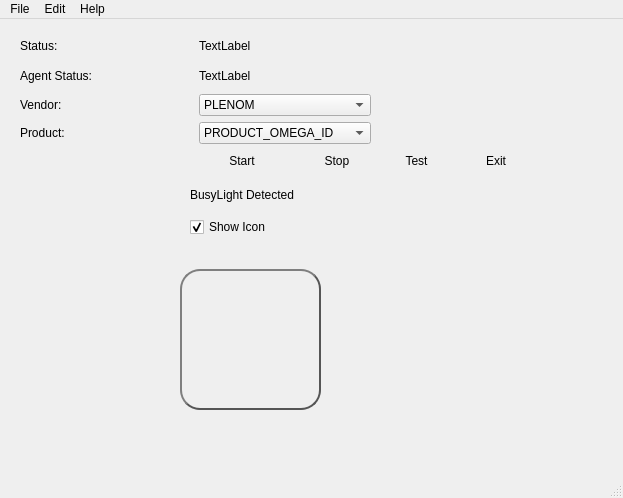
<?xml version="1.0" encoding="UTF-8"?>
<ui version="4.0">
 <class>MainWindow</class>
 <widget class="QMainWindow" name="MainWindow">
  <property name="geometry">
   <rect>
    <x>0</x>
    <y>0</y>
    <width>623</width>
    <height>498</height>
   </rect>
  </property>
  <property name="windowTitle">
   <string>MainWindow</string>
  </property>
  <property name="styleSheet">
   <string notr="true">QPushButton {
    background-color: red
    border: 2px solid #555;
    border-radius: 20px;
    border-style: outset;
    background: qradialgradient(
        cx: 0.3, cy: -0.4, fx: 0.3, fy: -0.4,
        radius: 1.35, stop: 0 #fff, stop: 1 #888
        );
    padding: 5px;
    }

</string>
  </property>
  <widget class="QWidget" name="centralwidget">
   <widget class="QWidget" name="gridLayoutWidget">
    <property name="geometry">
     <rect>
      <x>20</x>
      <y>14</y>
      <width>351</width>
      <height>111</height>
     </rect>
    </property>
    <layout class="QGridLayout" name="gridLayout">
     <item row="3" column="0">
      <widget class="QLabel" name="label_6">
       <property name="text">
        <string>Product:</string>
       </property>
      </widget>
     </item>
     <item row="3" column="1">
      <widget class="QComboBox" name="comboBox_2">
       <item>
        <property name="text">
         <string>PRODUCT_OMEGA_ID</string>
        </property>
       </item>
      </widget>
     </item>
     <item row="0" column="1">
      <widget class="QLabel" name="label_2">
       <property name="text">
        <string>TextLabel</string>
       </property>
      </widget>
     </item>
     <item row="2" column="0">
      <widget class="QLabel" name="label_5">
       <property name="text">
        <string>Vendor:</string>
       </property>
      </widget>
     </item>
     <item row="2" column="1">
      <widget class="QComboBox" name="comboBox">
       <item>
        <property name="text">
         <string>PLENOM</string>
        </property>
       </item>
      </widget>
     </item>
     <item row="0" column="0">
      <widget class="QLabel" name="label">
       <property name="text">
        <string>Status:</string>
       </property>
      </widget>
     </item>
     <item row="1" column="1">
      <widget class="QLabel" name="label_4">
       <property name="text">
        <string>TextLabel</string>
       </property>
      </widget>
     </item>
     <item row="1" column="0">
      <widget class="QLabel" name="label_3">
       <property name="text">
        <string>Agent Status:</string>
       </property>
      </widget>
     </item>
    </layout>
   </widget>
   <widget class="QWidget" name="gridLayoutWidget_2">
    <property name="geometry">
     <rect>
      <x>190</x>
      <y>130</y>
      <width>343</width>
      <height>88</height>
     </rect>
    </property>
    <layout class="QGridLayout" name="gridLayout_2">
     <item row="0" column="2">
      <widget class="QPushButton" name="pushButton_3">
       <property name="text">
        <string>Test</string>
       </property>
      </widget>
     </item>
     <item row="0" column="3">
      <widget class="QPushButton" name="pushButton_4">
       <property name="text">
        <string>Exit</string>
       </property>
      </widget>
     </item>
     <item row="0" column="1">
      <widget class="QPushButton" name="pushButton_2">
       <property name="text">
        <string>Stop</string>
       </property>
      </widget>
     </item>
     <item row="0" column="0">
      <widget class="QPushButton" name="pushButton">
       <property name="text">
        <string>Start</string>
       </property>
      </widget>
     </item>
     <item row="1" column="0">
      <widget class="QLabel" name="label_7">
       <property name="text">
        <string>BusyLight Detected</string>
       </property>
      </widget>
     </item>
     <item row="2" column="0">
      <widget class="QCheckBox" name="checkBox">
       <property name="text">
        <string>Show Icon</string>
       </property>
       <property name="checked">
        <bool>true</bool>
       </property>
      </widget>
     </item>
    </layout>
   </widget>
   <widget class="QPushButton" name="pushButton_5">
    <property name="geometry">
     <rect>
      <x>180</x>
      <y>250</y>
      <width>141</width>
      <height>141</height>
     </rect>
    </property>
    <property name="styleSheet">
     <string notr="true">QPushButton {
    color: #444;
    border: 2px solid #555;
    border-radius: 20px;
    border-style: outset;
    background: qradialgradient(
        cx: 0.3, cy: -0.4, fx: 0.3, fy: -0.4,
        radius: 1.35, stop: 0 #fff, stop: 1 #888
        );
    padding: 5px;
    }

</string>
    </property>
    <property name="text">
     <string/>
    </property>
   </widget>
  </widget>
  <widget class="QMenuBar" name="menubar">
   <property name="geometry">
    <rect>
     <x>0</x>
     <y>0</y>
     <width>623</width>
     <height>22</height>
    </rect>
   </property>
   <widget class="QMenu" name="menuFile">
    <property name="title">
     <string>File</string>
    </property>
    <addaction name="action_Exit"/>
   </widget>
   <widget class="QMenu" name="menuEdit">
    <property name="title">
     <string>Edit</string>
    </property>
    <addaction name="actionEdit_menu"/>
   </widget>
   <widget class="QMenu" name="menuHelp">
    <property name="title">
     <string>Help</string>
    </property>
    <addaction name="actionAbout"/>
   </widget>
   <addaction name="menuFile"/>
   <addaction name="menuEdit"/>
   <addaction name="menuHelp"/>
  </widget>
  <widget class="QStatusBar" name="statusbar"/>
  <action name="action_Exit">
   <property name="text">
    <string> &amp;Exit</string>
   </property>
  </action>
  <action name="actionEdit_menu">
   <property name="text">
    <string>Edit menu</string>
   </property>
  </action>
  <action name="actionAbout">
   <property name="text">
    <string>About</string>
   </property>
  </action>
 </widget>
 <resources/>
 <connections/>
</ui>
